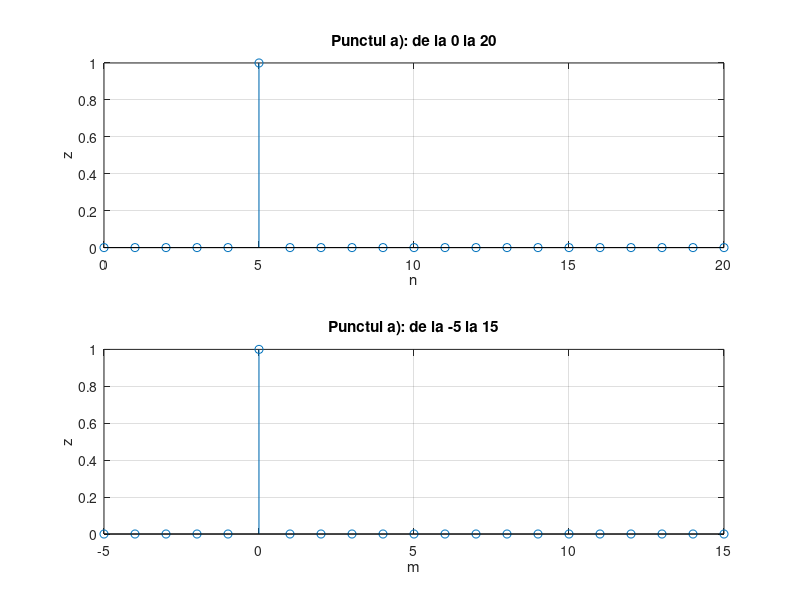

Write MATLAB code to recreate this figure.
z = [0, 0, 0, 0, 0, 1, 0, 0, 0, 0, 0, 0, 0, 0, 0, 0, 0, 0, 0, 0, 0];
n = 0:20;
m = -5:15;
subplot(2,1,1),stem(n,z),grid,xlabel('n'), ylabel('z'), title('Punctul a): de la 0 la 20')
subplot(2,1,2),stem(m,z),grid,xlabel('m'), ylabel('z'),title('Punctul a): de la -5 la 15')